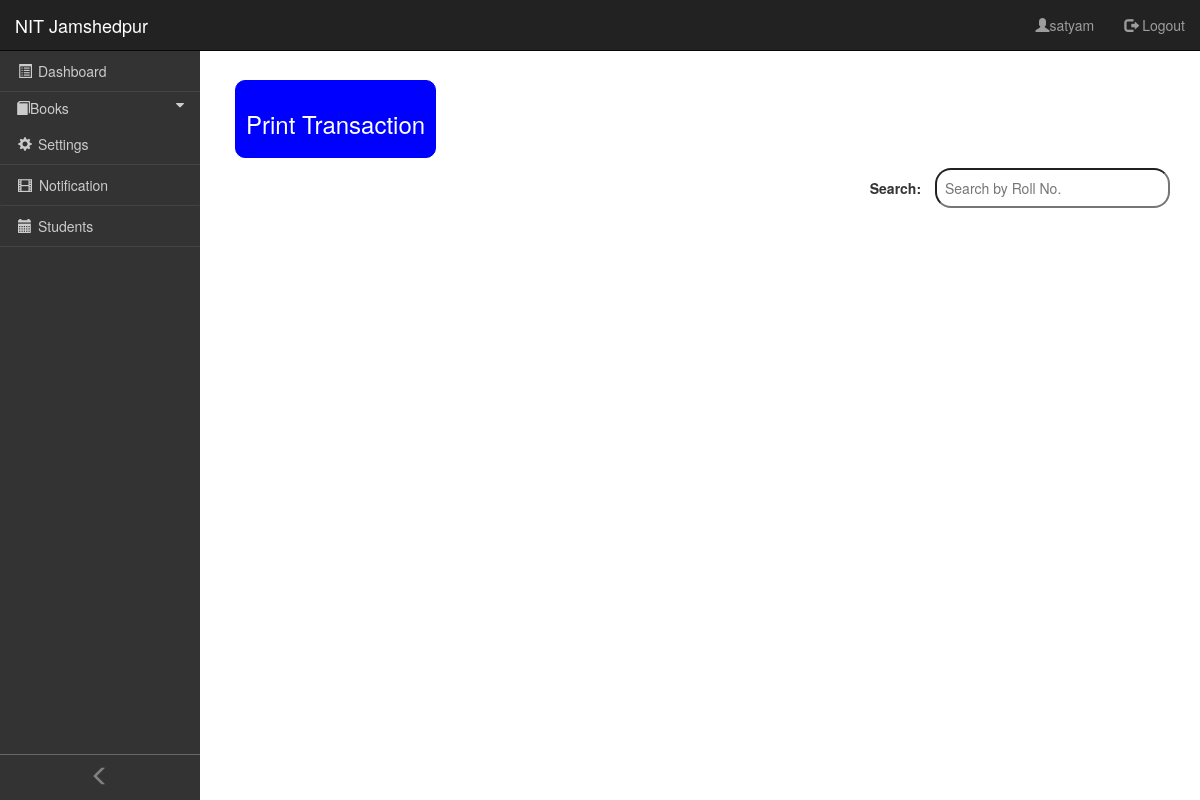
Page /librarian/student_list/ (signed in) on the earlier database version.
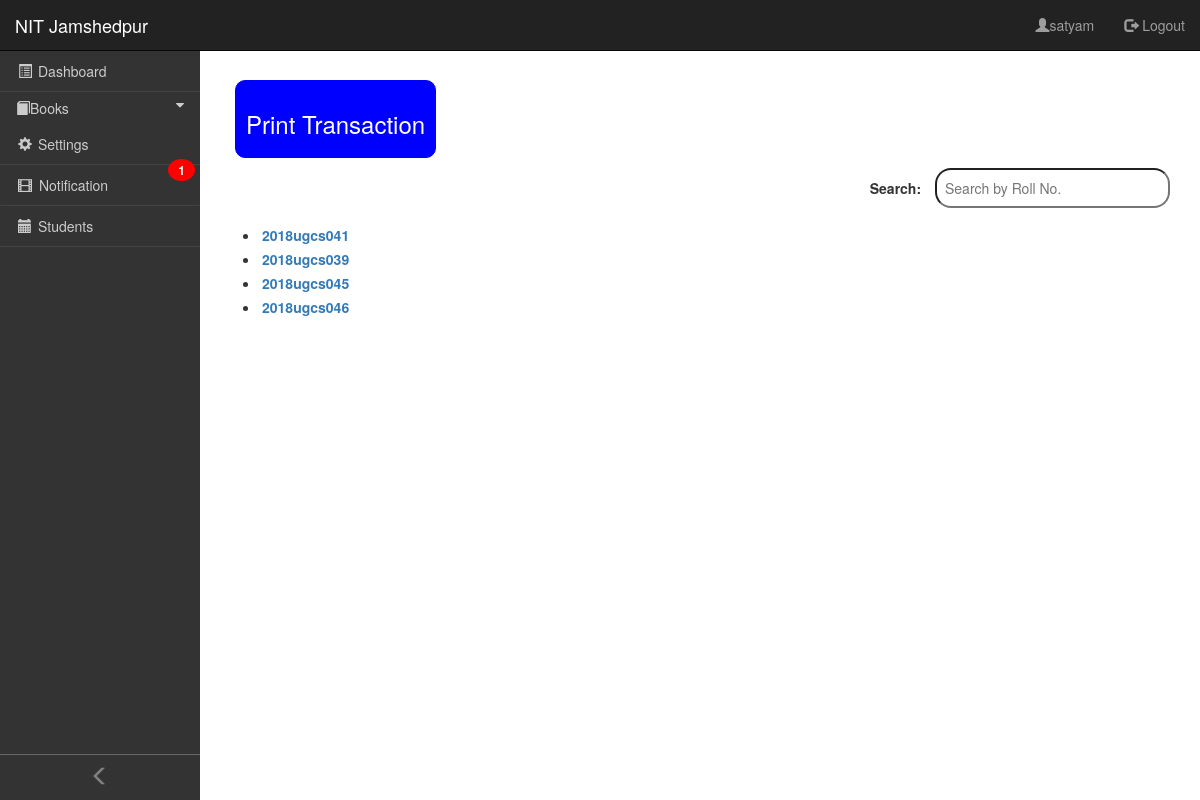
Same page on the later database version.
### students/models.py (models this page shows, shortened)
class Student(models.Model):
    user=models.OneToOneField(User, on_delete=models.CASCADE)
    roll_no=models.CharField(max_length=20,unique=True,blank=False)
    contact=models.PositiveIntegerField(blank=False)
    no_of_books=models.PositiveIntegerField(default=0)

### librarian/views.py (the view)
# urls.py: path('student_list/', views.StudentList.as_view(), name='student_list'),
class StudentList(ListView):
    context_object_name= 'students'
    model=Student
    template_name='librarian/studentlist.html'
    def get_context_data(self, **kwargs):
        if self.request.session.has_key('libusername'):
            context=super().get_context_data(**kwargs)
            context["librarian"]="librarian"
            context["username"]=self.request.session['libusername']
            return context

### librarian/templatetags/custom_filters.py (called while the page is built)
def numr(value):
    num=RequestBooks.objects.count()
    return num

### templates/librarian/studentlist.html (shortened to what this page needs)
<!DOCTYPE html>
{% extends "nav-librarian/nav-bar.html" %}
{% load static %}
    {% block body_block %}
    {% if librarian %}
      <div class="container-fluid" style="text-align: left; padding: 50px display: block-inline;">
        <a href="{% url 'librarian:export' %}" style="background-color: blue; border-color: blue;"><button type="button" class="btn btn-success" name="button" style="background-color: blue; border-color: blue; padding: 10px; border-radius: 10px;"> <h3>Print Transaction</h3> </button></a>
      </div>
      <div class="container-fluid" style="text-align: right; padding: 10px; display: block-inline;">
        <label for="searchbar" style="padding: 10px">Search:</label>
        <input type="text" id="searchbar" onkeyup="searchfun();" placeholder="Search by Roll No." style="padding: 8px; width: 25%; border-radius: 16px; outline: none;">
        <br>
      </div>
      <ul id="my_ul">
      {% for stu in students %}
          <li style="padding: 2px;"><a href="{% url 'librarian:student_detail' pk=stu.pk %}"><strong>{{stu.roll_no}}</strong></a></li>
      {% endfor %}
      </ul>
      {% endif %}
    {% endblock %}

Differences in the rows shown:
added Student: roll_no "2018ugcs041"
added Student: roll_no "2018ugcs039"
added Student: roll_no "2018ugcs045"
added Student: roll_no "2018ugcs046"
Other differences:
{{ 1|numr }}: (not shown) → "1"
